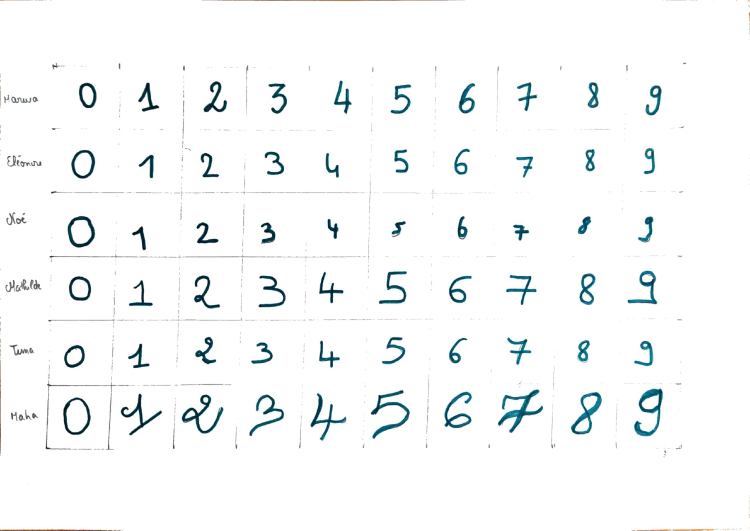
#> input picture Chiffres_manuscrits.jpg, 1500 x 1061 px, found by its file name (shown at 1/2 size)
$ jupyter execute --allow-errors 'Handwritten_number_recognition_Maha_Tima_Eléonore_Noé_Mathilde_Marwa.ipynb'   (older library calls are emulated)
#> lines starting #> are read from the running program, lines starting #| are printed output that depends on the picture
#**Rendu du projet sur la détection de contours et la reconnaissance de chiffres manuscrits**

Groupe composé des membres suivants :
- Maha EL BADRI
- Fatima-Zahra LAMOUDNI
- Eléonore MAYER
- Noé MERSNI
- Mathilde RAMSAMY--AGEORGES
- Marwa TOURABI

**ING2 GM Apprentis**

Dans ce projet, nous allons réaliser une détection de chiffres manuscrits par deux méthodes de détection : **la méthode du Gradient avec le filtre de Sobel** et **l'approche Laplacien**.

Après cela, nous appliquerons un algorithme de reconnaissance de chiffres manuscrits aux détections de contours des deux méthodes.

---

**Hypothèse : À travers la reconnaissance de chiffres manuscrits nous pouvons savoir quelle méthode de détection de contours est la meilleure entre la méthode du Gradient avec le filtre de Sobel et l'approche Laplacien.**

[cell 1]
# Import des librairies nécessaires
import cv2
import matplotlib.pyplot as plt
import numpy as np

##**Affichage des images**

[cell 2]
# Chargement de l'image
img = cv2.imread("./Handwritten-number-detection/Chiffres_manuscrits.jpg")
#> img is the input picture: shape (1061, 1500, 3); mean B, G, R 249, 248.6, 246.6

# Conversion de l'image en noir et blanc
gray_img = cv2.cvtColor(img, cv2.COLOR_BGR2GRAY)
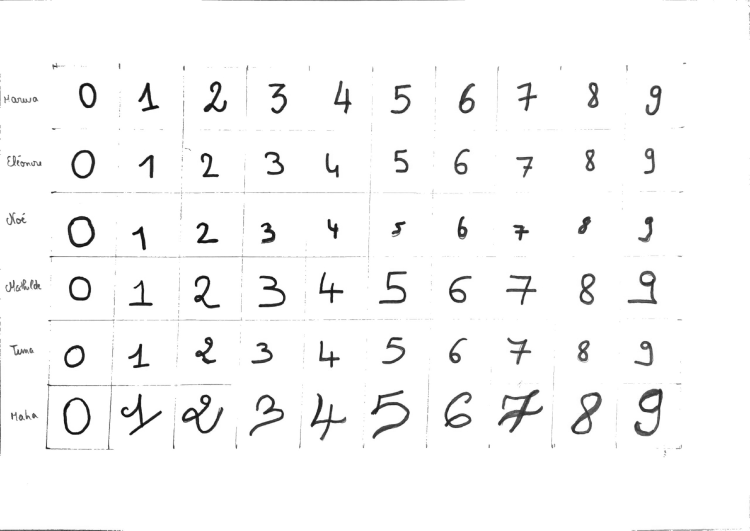
#> gray_img: shape (1061, 1500) (shown at 1/2 size); min 9, max 255, mean 248.1

# Affichage de l'image originale et en noir et blanc
fig, (ax1,ax2) = plt.subplots(1, 2, figsize=(10, 5))
ax1.imshow(img)
ax1.set_title("Image originale")
ax2.imshow(gray_img, cmap="gray")
ax2.set_title("Image en noir et blanc")
plt.show()
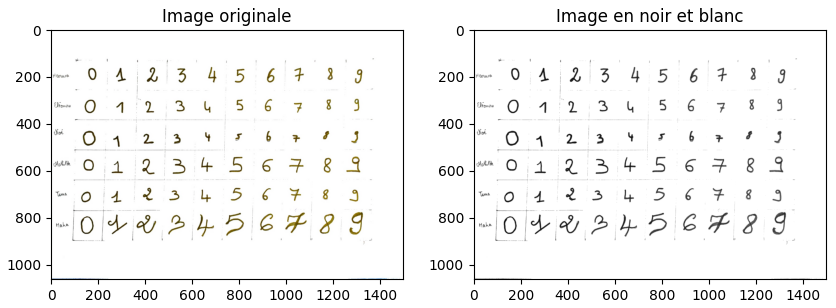
#> figure drawn by matplotlib, 2 panels; B, G, R data is drawn as R, G, B

##**1) Détection de contours**

Nous avons sélectionné six chiffres atypiques de notre base.

[cell 3]
# Import des images
marwa_3 = plt.imread("./Handwritten-number-detection/Edges_to_detect/3_Marwa.jpg")
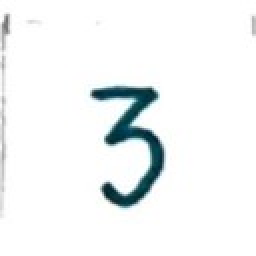
#> input picture Edges_to_detect/3_Marwa.jpg, 128 x 128 px, found by its file name (shown 2 times larger)
#> marwa_3 is the input picture: shape (128, 128, 3); mean R, G, B 241.9, 244.7, 245.1
eleonore_4 = plt.imread("./Handwritten-number-detection/Edges_to_detect/4_Eléonore.jpg")
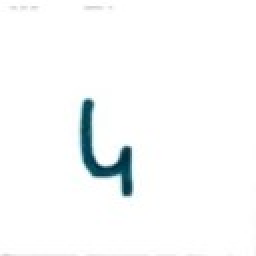
#> input picture Edges_to_detect/4_Eléonore.jpg, 128 x 128 px, found by its file name (shown 2 times larger)
#> eleonore_4 is the input picture: shape (128, 128, 3); mean R, G, B 248.3, 250, 250.4
noe_5 = plt.imread("./Handwritten-number-detection/Edges_to_detect/5_Noé.jpg")
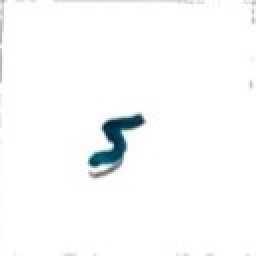
#> input picture Edges_to_detect/5_Noé.jpg, 128 x 128 px, found by its file name (shown 2 times larger)
#> noe_5 is the input picture: shape (128, 128, 3); mean R, G, B 249.2, 250.3, 250.6
maha_7 = plt.imread("./Handwritten-number-detection/Edges_to_detect/7_Maha.jpg")
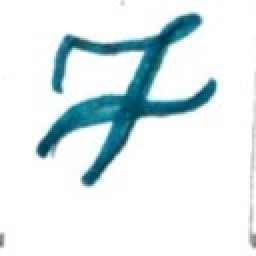
#> input picture Edges_to_detect/7_Maha.jpg, 128 x 128 px, found by its file name (shown 2 times larger)
#> maha_7 is the input picture: shape (128, 128, 3); mean R, G, B 222.5, 234, 236.4
noe_8 = plt.imread("./Handwritten-number-detection/Edges_to_detect/8_Noé.jpg")
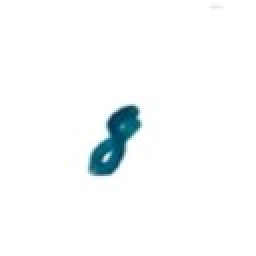
#> input picture Edges_to_detect/8_Noé.jpg, 128 x 128 px, found by its file name (shown 2 times larger)
#> noe_8 is the input picture: shape (128, 128, 3); mean R, G, B 247.8, 250.1, 250.7
#> (the rest of this cell did not finish here and is left out)
